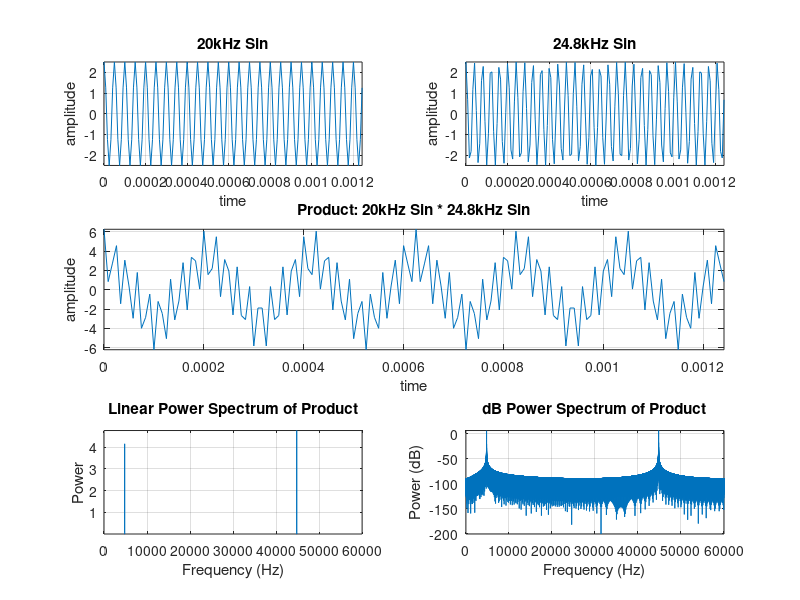
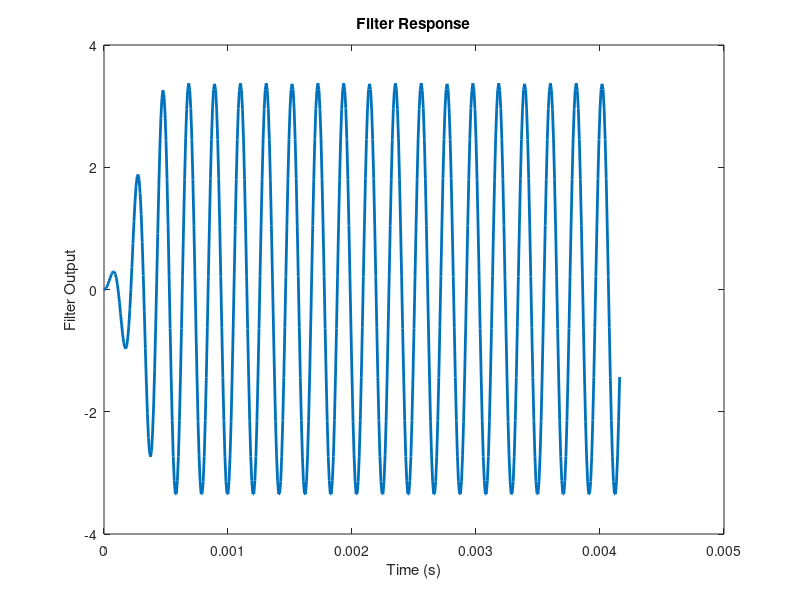
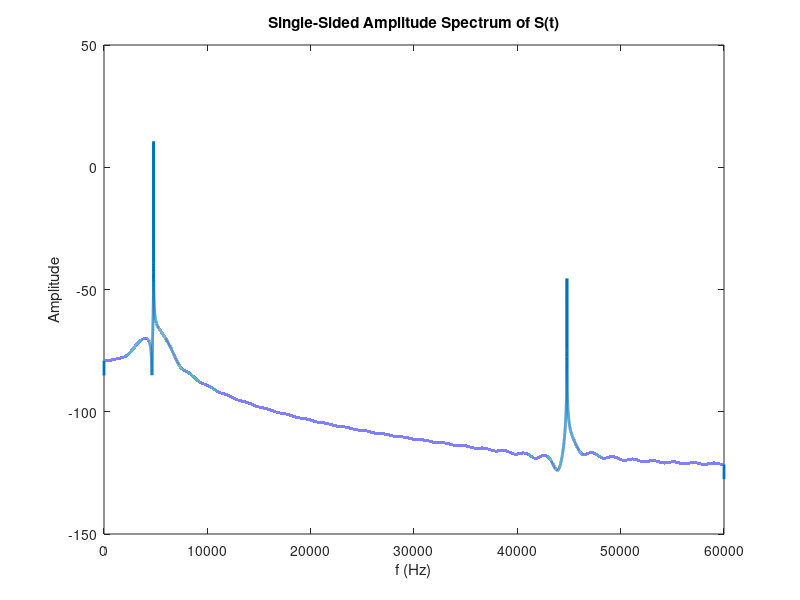

Write MATLAB code to recreate these figures, in order.
%Lab 10 Material - signal generation

clear;close all

%Import
load('FilterOutput.mat');

%want to characterize spectrum to 60 kHz (nyquist freq) so fs = 120 kHz
Fs=120000;
Fn=Fs/2;  
%set the sampling period
t=0:1/Fs:2;
%generate your two signals for 1 second
s1=2.5*cos(2*pi*t*20e3);
s2=2.5*cos(2*pi*t*24.8e3);
%generate the product
x = s1 .* s2;
%generate some plots
fig = figure(1);
subplot(321),plot(t(1:150),s1(1:150));grid;axis tight;
title('20kHz Sin');xlabel('time');ylabel('amplitude')
subplot(322),plot(t(1:150),s2(1:150));grid;axis tight;
title('24.8kHz Sin');xlabel('time');ylabel('amplitude')
subplot(3,2,[3 4]),plot(t(1:150),x(1:150));grid;axis tight;
title('Product: 20kHz Sin * 24.8kHz Sin');xlabel('time');ylabel('amplitude')

%compute and display the freq response using the FFT and Matlab app note
% Use next higher power of 2 greater than or equal to 
% length(x) to calculate FFT. 
NFFT= 2^(nextpow2(length(x))); 
% Take fft, padding with zeros so that length(FFTX) is equal to NFFT 
FFTX = fft(x,NFFT); 
% Calculate the numberof unique points 
NumUniquePts = ceil((NFFT+1)/2); 
% FFT is symmetric, throw away second half 
FFTX = FFTX(1:NumUniquePts); 
% Take the magnitude of fft of x 
MX = abs(FFTX); 
% Scale the fft so that it is not a function of the length of x 
MX = MX/length(x); 
% Take the square of the magnitude of fft of x. 
MX = MX.^2; 
% Multiply by 2 because you threw out second half of FFTX above 
MX = MX*2; 
% DC Component should be unique. 
MX(1) = MX(1)/2; 
% Nyquist component should also be unique.
if ~rem(NFFT,2) 
   % Here NFFT is even; therefore,Nyquist point is included. 
   MX(end) = MX(end)/2; 
end 
% This is an evenly spaced frequency vector with NumUniquePts points. 
f = (0:NumUniquePts-1)*Fs/NFFT; 
% Generate the plot, title and labels. 
subplot(325),plot(f,MX);grid;axis tight;
title('Linear Power Spectrum of Product'); xlabel('Frequency (Hz)'); 
ylabel('Power'); 
subplot(326),plot(f,10*log10(MX));grid;axis tight;
title('dB Power Spectrum of Product'); xlabel('Frequency (Hz)'); 
ylabel('Power (dB)'); 

%Last problem
 y = filter(FilterCoeff, 1 ,x);

 %Plotting
figure();
plot(t(1:500), y(1:500), 'linewidth', 2);

xlabel('Time (s)');
ylabel('Filter Output');
title('Filter Response');


%FFT
Y = fft(y);
L = length(y);
P2 = abs(Y/L);
P1 = P2(1:L/2+1);
P1(2:end-1) = 2*P1(2:end-1);
P1 = 20*log10(P1);
f = Fs*(0:(L/2))/L;

figure();
plot(f,P1, 'linewidth', 2) 
title("Single-Sided Amplitude Spectrum of S(t)")
xlabel("f (Hz)")
ylabel("Amplitude")
